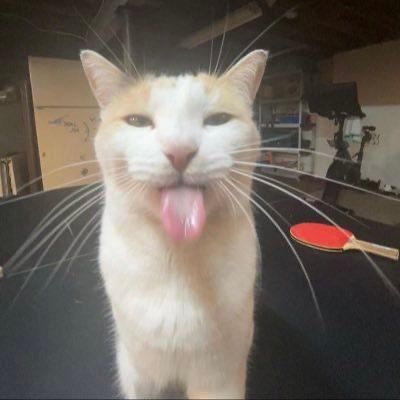
#> input picture images/cat.jpg, 400 x 400 px
$ python main.py
#> lines starting #> are read from the running program, lines starting #| are printed output that depends on the picture
import cv2 as cv
import matplotlib.pyplot as plt
import numpy as np
import os

ROOT_DIR = os.path.dirname(os.path.abspath(__file__))
IMAGE_DIR = os.path.join(ROOT_DIR, 'images')

cat = np.array(cv.imread(os.path.join(IMAGE_DIR, 'cat.jpg')))
#> cat is the input picture: shape (400, 400, 3); mean B, G, R 95.7, 104, 112.6
cat = np.array(cv.cvtColor(cat, cv.COLOR_BGR2RGB))

# Rank approximation of the matrix
ranks = [5, 10, 20, 30, 50]

num_rows = 3
num_cols = 2
figure, axis = plt.subplots(3, 2, figsize=(15, 15))

for i, r in enumerate(ranks):
    m = []

    # Calculating U, S, V_T matrix for each color channel
    for c in range(cat.shape[-1]):
        U, S, V_T = np.linalg.svd(cat[:, :, c] / 255., full_matrices=False)
        S = np.diag(S)

        # Reducing the number of dimensions of each decomposition matrix
        m.append(U[:, :r] @ S[:r, :r] @ V_T[:r, :])

    row = i // num_cols
    col = i % num_cols

    # Stacking the color channel matrices together back into a 3d tensor
    m = np.stack(m, axis=-1)
    axis[row, col].set_title(f'r = {r}')
    axis[row, col].imshow(m)

axis[-1, -1].set_title('Original Image')
axis[-1, -1].imshow(cat)
plt.show()
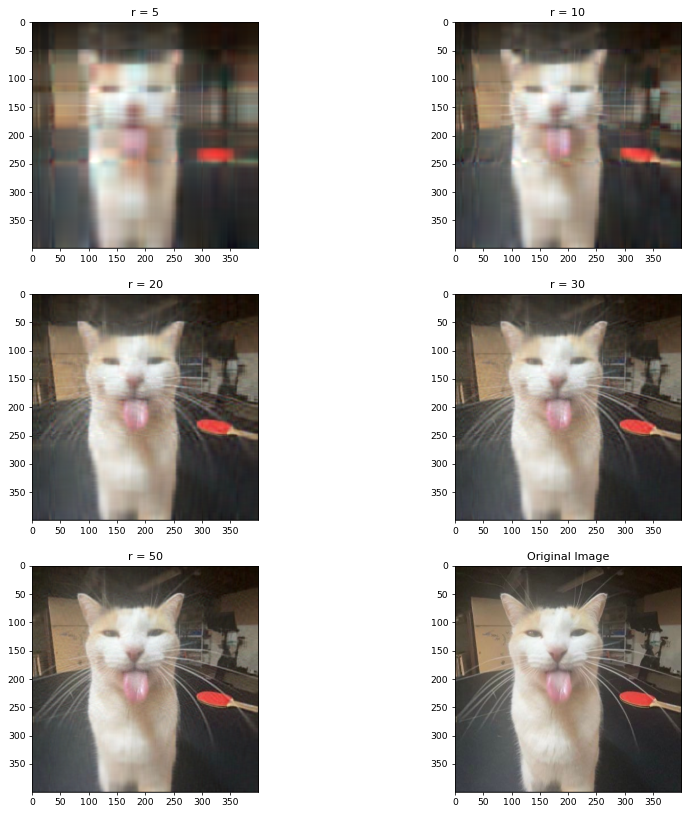
#> figure drawn by matplotlib, 6 panels
